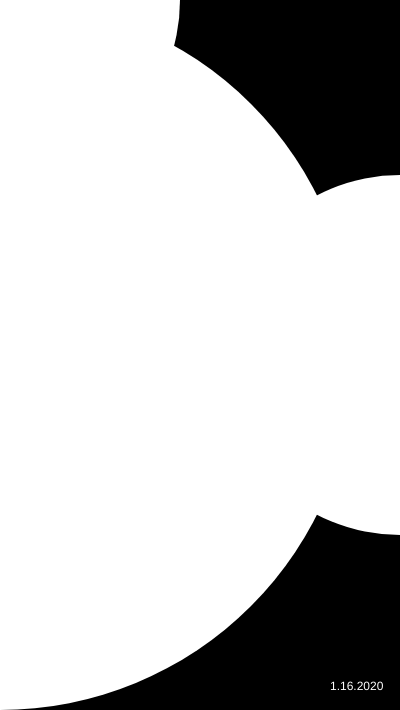
Frame 1 (no input)
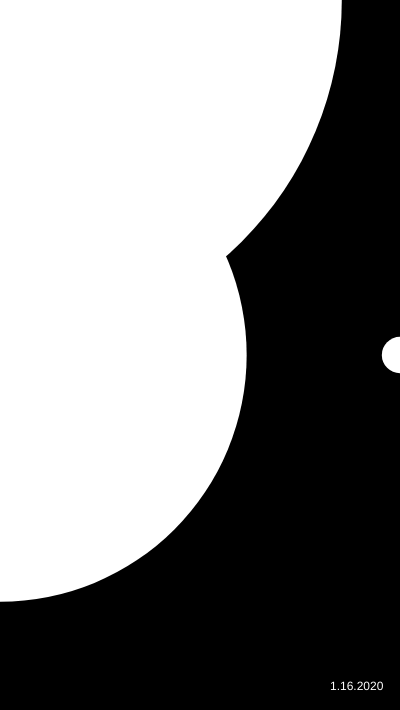
Frame 60 (no input)
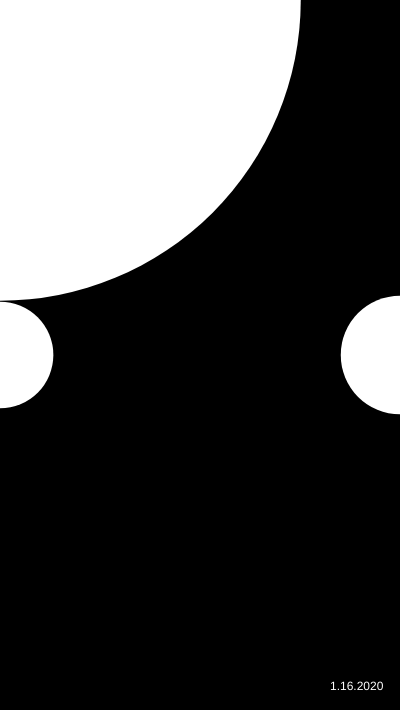
Frame 120 (the mouse pressed at the canvas centre since frame 60)

The p5.js sketch that drew these frames (run headless with seeded random() and noise() and a simulated clock; from frame 60 on, the mouse is pressed at the canvas centre):

// p5.js sketch
// ── sketch.js
let diameter;
let angle = 0;

function setup() {
  createCanvas(400, 710);
  diameter = height - 10;
  noStroke();
}

function draw() {
  background(0);

  let d1 = 10 + (sin(angle) * diameter) / 2 + diameter / 2;
  let d2 = 10 + (sin(angle + PI / 2) * diameter) / 2 + diameter / 2;
  let d3 = 10 + (sin(angle + PI) * diameter) / 2 + diameter / 2;

  ellipse(0, 0, d1, d1);
  ellipse(0, height / 2, d2, d2);
  ellipse(width, height / 2, d3, d3);

  angle += 0.02;

  fill(255);
  text("1.16.2020", width-70, height - 20);
}
